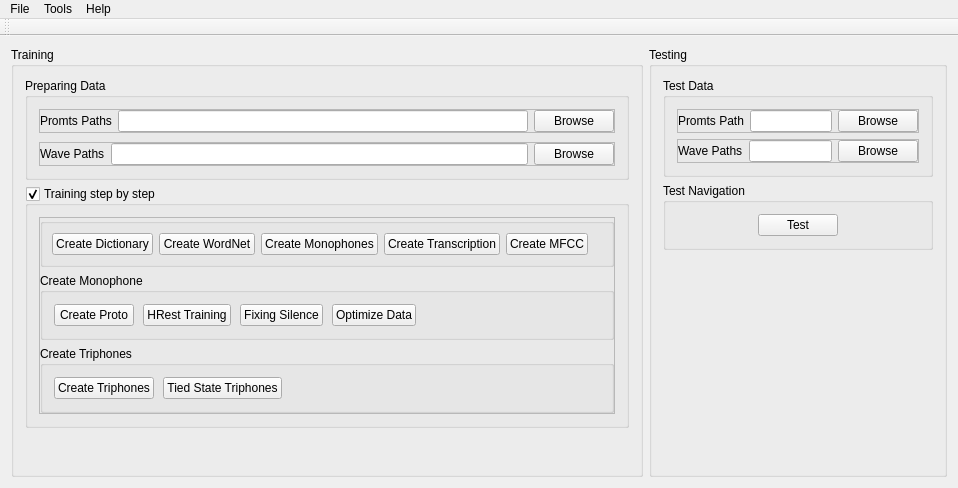
<?xml version="1.0" encoding="UTF-8"?>
<ui version="4.0">
 <class>SpeechRecognition</class>
 <widget class="QMainWindow" name="SpeechRecognition">
  <property name="geometry">
   <rect>
    <x>0</x>
    <y>0</y>
    <width>958</width>
    <height>488</height>
   </rect>
  </property>
  <property name="windowTitle">
   <string>Speech Recognition</string>
  </property>
  <property name="windowIcon">
   <iconset resource="speech_res.qrc">
    <normaloff>:/speech/images/chat.png</normaloff>:/speech/images/chat.png</iconset>
  </property>
  <widget class="QWidget" name="centralWidget">
   <layout class="QHBoxLayout" name="horizontalLayout">
    <item>
     <widget class="QGroupBox" name="groupBoxTraining">
      <property name="title">
       <string>Training</string>
      </property>
      <layout class="QVBoxLayout" name="verticalLayout">
       <item>
        <widget class="QGroupBox" name="groupBox">
         <property name="title">
          <string>Preparing Data</string>
         </property>
         <layout class="QVBoxLayout" name="verticalLayout_2">
          <property name="spacing">
           <number>9</number>
          </property>
          <item>
           <widget class="QFrame" name="frame">
            <property name="frameShape">
             <enum>QFrame::StyledPanel</enum>
            </property>
            <property name="frameShadow">
             <enum>QFrame::Raised</enum>
            </property>
            <layout class="QHBoxLayout" name="horizontalLayout_2">
             <property name="leftMargin">
              <number>0</number>
             </property>
             <property name="topMargin">
              <number>0</number>
             </property>
             <property name="rightMargin">
              <number>0</number>
             </property>
             <property name="bottomMargin">
              <number>0</number>
             </property>
             <item>
              <widget class="QLabel" name="lblPromtPath">
               <property name="text">
                <string>Promts Paths</string>
               </property>
              </widget>
             </item>
             <item>
              <widget class="QLineEdit" name="txtPromtPath">
               <property name="sizePolicy">
                <sizepolicy hsizetype="Expanding" vsizetype="Fixed">
                 <horstretch>0</horstretch>
                 <verstretch>0</verstretch>
                </sizepolicy>
               </property>
               <property name="readOnly">
                <bool>true</bool>
               </property>
              </widget>
             </item>
             <item>
              <widget class="QPushButton" name="btnPromtBrowse">
               <property name="text">
                <string>Browse</string>
               </property>
              </widget>
             </item>
            </layout>
           </widget>
          </item>
          <item>
           <widget class="QFrame" name="frame_3">
            <property name="frameShape">
             <enum>QFrame::StyledPanel</enum>
            </property>
            <property name="frameShadow">
             <enum>QFrame::Raised</enum>
            </property>
            <layout class="QHBoxLayout" name="horizontalLayout_4">
             <property name="leftMargin">
              <number>0</number>
             </property>
             <property name="topMargin">
              <number>0</number>
             </property>
             <property name="rightMargin">
              <number>0</number>
             </property>
             <property name="bottomMargin">
              <number>0</number>
             </property>
             <item>
              <widget class="QLabel" name="lblWavePath">
               <property name="frameShape">
                <enum>QFrame::NoFrame</enum>
               </property>
               <property name="text">
                <string>Wave Paths</string>
               </property>
              </widget>
             </item>
             <item>
              <widget class="QLineEdit" name="txtWavePath">
               <property name="readOnly">
                <bool>true</bool>
               </property>
              </widget>
             </item>
             <item>
              <widget class="QPushButton" name="btnWaveBrowse">
               <property name="text">
                <string>Browse</string>
               </property>
              </widget>
             </item>
            </layout>
           </widget>
          </item>
         </layout>
        </widget>
       </item>
       <item>
        <widget class="QGroupBox" name="groupBoxTrainingStep">
         <property name="title">
          <string>Training step by step</string>
         </property>
         <property name="flat">
          <bool>true</bool>
         </property>
         <property name="checkable">
          <bool>true</bool>
         </property>
         <layout class="QVBoxLayout" name="verticalLayout_6">
          <item>
           <widget class="QFrame" name="frameTraining">
            <property name="frameShape">
             <enum>QFrame::StyledPanel</enum>
            </property>
            <property name="frameShadow">
             <enum>QFrame::Raised</enum>
            </property>
            <layout class="QVBoxLayout" name="verticalLayout_4">
             <property name="leftMargin">
              <number>0</number>
             </property>
             <property name="topMargin">
              <number>0</number>
             </property>
             <property name="rightMargin">
              <number>0</number>
             </property>
             <property name="bottomMargin">
              <number>0</number>
             </property>
             <item>
              <widget class="QGroupBox" name="groupBox_2">
               <layout class="QHBoxLayout" name="horizontalLayout_3">
                <property name="leftMargin">
                 <number>9</number>
                </property>
                <property name="topMargin">
                 <number>9</number>
                </property>
                <property name="rightMargin">
                 <number>9</number>
                </property>
                <property name="bottomMargin">
                 <number>9</number>
                </property>
                <item>
                 <widget class="QPushButton" name="btnCreateDictionary">
                  <property name="text">
                   <string>Create Dictionary</string>
                  </property>
                 </widget>
                </item>
                <item>
                 <widget class="QPushButton" name="btnCreateWordNet">
                  <property name="text">
                   <string>Create WordNet</string>
                  </property>
                 </widget>
                </item>
                <item>
                 <widget class="QPushButton" name="btnCreateMonophone">
                  <property name="text">
                   <string>Create Monophones</string>
                  </property>
                 </widget>
                </item>
                <item>
                 <widget class="QPushButton" name="btnCreateTranscription">
                  <property name="text">
                   <string>Create Transcription</string>
                  </property>
                 </widget>
                </item>
                <item>
                 <widget class="QPushButton" name="btnCreateMFCC">
                  <property name="text">
                   <string>Create MFCC</string>
                  </property>
                 </widget>
                </item>
                <item>
                 <spacer name="horizontalSpacer_6">
                  <property name="orientation">
                   <enum>Qt::Horizontal</enum>
                  </property>
                  <property name="sizeHint" stdset="0">
                   <size>
                    <width>40</width>
                    <height>20</height>
                   </size>
                  </property>
                 </spacer>
                </item>
               </layout>
              </widget>
             </item>
             <item>
              <widget class="QGroupBox" name="groupBox_3">
               <property name="title">
                <string>Create Monophone</string>
               </property>
               <layout class="QHBoxLayout" name="horizontalLayout_7">
                <property name="spacing">
                 <number>9</number>
                </property>
                <item>
                 <widget class="QPushButton" name="btnCreateProto">
                  <property name="text">
                   <string>Create Proto</string>
                  </property>
                 </widget>
                </item>
                <item>
                 <widget class="QPushButton" name="btnHRest">
                  <property name="text">
                   <string>HRest Training</string>
                  </property>
                 </widget>
                </item>
                <item>
                 <widget class="QPushButton" name="btnFixingSilence">
                  <property name="text">
                   <string>Fixing Silence</string>
                  </property>
                 </widget>
                </item>
                <item>
                 <widget class="QPushButton" name="btnOptimizeData">
                  <property name="text">
                   <string>Optimize Data</string>
                  </property>
                 </widget>
                </item>
                <item>
                 <spacer name="horizontalSpacer_4">
                  <property name="orientation">
                   <enum>Qt::Horizontal</enum>
                  </property>
                  <property name="sizeHint" stdset="0">
                   <size>
                    <width>40</width>
                    <height>20</height>
                   </size>
                  </property>
                 </spacer>
                </item>
               </layout>
              </widget>
             </item>
             <item>
              <widget class="QGroupBox" name="groupBox_2">
               <property name="title">
                <string>Create Triphones</string>
               </property>
               <layout class="QHBoxLayout" name="horizontalLayout_9">
                <property name="spacing">
                 <number>9</number>
                </property>
                <item>
                 <widget class="QPushButton" name="btnCreateTriphones">
                  <property name="text">
                   <string>Create Triphones</string>
                  </property>
                 </widget>
                </item>
                <item>
                 <widget class="QPushButton" name="btnTiedTriphones">
                  <property name="text">
                   <string>Tied State Triphones</string>
                  </property>
                 </widget>
                </item>
                <item>
                 <spacer name="horizontalSpacer">
                  <property name="orientation">
                   <enum>Qt::Horizontal</enum>
                  </property>
                  <property name="sizeHint" stdset="0">
                   <size>
                    <width>40</width>
                    <height>20</height>
                   </size>
                  </property>
                 </spacer>
                </item>
               </layout>
              </widget>
             </item>
            </layout>
           </widget>
          </item>
         </layout>
        </widget>
       </item>
       <item>
        <spacer name="verticalSpacer">
         <property name="orientation">
          <enum>Qt::Vertical</enum>
         </property>
         <property name="sizeHint" stdset="0">
          <size>
           <width>20</width>
           <height>40</height>
          </size>
         </property>
        </spacer>
       </item>
      </layout>
     </widget>
    </item>
    <item>
     <widget class="QGroupBox" name="groupBoxTest">
      <property name="title">
       <string>Testing</string>
      </property>
      <layout class="QVBoxLayout" name="verticalLayout_3">
       <item>
        <widget class="QGroupBox" name="groupBox_4">
         <property name="title">
          <string>Test Data</string>
         </property>
         <layout class="QVBoxLayout" name="verticalLayout_8">
          <item>
           <widget class="QFrame" name="frame_2">
            <property name="frameShape">
             <enum>QFrame::StyledPanel</enum>
            </property>
            <property name="frameShadow">
             <enum>QFrame::Raised</enum>
            </property>
            <layout class="QHBoxLayout" name="horizontalLayout_6">
             <property name="leftMargin">
              <number>0</number>
             </property>
             <property name="topMargin">
              <number>0</number>
             </property>
             <property name="rightMargin">
              <number>0</number>
             </property>
             <property name="bottomMargin">
              <number>0</number>
             </property>
             <item>
              <widget class="QLabel" name="lblPromtTest">
               <property name="text">
                <string>Promts Path</string>
               </property>
              </widget>
             </item>
             <item>
              <widget class="QLineEdit" name="txtPromtTest">
               <property name="readOnly">
                <bool>true</bool>
               </property>
              </widget>
             </item>
             <item>
              <widget class="QPushButton" name="btnPromtTest">
               <property name="text">
                <string>Browse</string>
               </property>
              </widget>
             </item>
            </layout>
           </widget>
          </item>
          <item>
           <widget class="QFrame" name="frame_4">
            <property name="frameShape">
             <enum>QFrame::StyledPanel</enum>
            </property>
            <property name="frameShadow">
             <enum>QFrame::Raised</enum>
            </property>
            <layout class="QHBoxLayout" name="horizontalLayout_5">
             <property name="leftMargin">
              <number>0</number>
             </property>
             <property name="topMargin">
              <number>0</number>
             </property>
             <property name="rightMargin">
              <number>0</number>
             </property>
             <property name="bottomMargin">
              <number>0</number>
             </property>
             <item>
              <widget class="QLabel" name="lblWaveTest">
               <property name="frameShape">
                <enum>QFrame::NoFrame</enum>
               </property>
               <property name="text">
                <string>Wave Paths</string>
               </property>
              </widget>
             </item>
             <item>
              <widget class="QLineEdit" name="txtWaveTest">
               <property name="readOnly">
                <bool>true</bool>
               </property>
              </widget>
             </item>
             <item>
              <widget class="QPushButton" name="btnWaveTest">
               <property name="text">
                <string>Browse</string>
               </property>
              </widget>
             </item>
            </layout>
           </widget>
          </item>
         </layout>
        </widget>
       </item>
       <item>
        <widget class="QGroupBox" name="groupBox_5">
         <property name="title">
          <string>Test Navigation</string>
         </property>
         <layout class="QHBoxLayout" name="horizontalLayout_8">
          <item>
           <spacer name="horizontalSpacer_7">
            <property name="orientation">
             <enum>Qt::Horizontal</enum>
            </property>
            <property name="sizeHint" stdset="0">
             <size>
              <width>40</width>
              <height>20</height>
             </size>
            </property>
           </spacer>
          </item>
          <item>
           <widget class="QPushButton" name="btnTest">
            <property name="text">
             <string>Test</string>
            </property>
           </widget>
          </item>
          <item>
           <spacer name="horizontalSpacer_8">
            <property name="orientation">
             <enum>Qt::Horizontal</enum>
            </property>
            <property name="sizeHint" stdset="0">
             <size>
              <width>40</width>
              <height>20</height>
             </size>
            </property>
           </spacer>
          </item>
         </layout>
        </widget>
       </item>
       <item>
        <spacer name="verticalSpacer_2">
         <property name="orientation">
          <enum>Qt::Vertical</enum>
         </property>
         <property name="sizeHint" stdset="0">
          <size>
           <width>20</width>
           <height>40</height>
          </size>
         </property>
        </spacer>
       </item>
      </layout>
     </widget>
    </item>
   </layout>
  </widget>
  <widget class="QMenuBar" name="menuBar">
   <property name="geometry">
    <rect>
     <x>0</x>
     <y>0</y>
     <width>958</width>
     <height>21</height>
    </rect>
   </property>
   <widget class="QMenu" name="menuTools">
    <property name="title">
     <string>Tools</string>
    </property>
    <addaction name="actionConvert_Typing"/>
   </widget>
   <widget class="QMenu" name="menuHelp">
    <property name="title">
     <string>Help</string>
    </property>
    <addaction name="actionAbout"/>
   </widget>
   <widget class="QMenu" name="menuFile">
    <property name="title">
     <string>File</string>
    </property>
    <addaction name="actionQuit"/>
   </widget>
   <addaction name="menuFile"/>
   <addaction name="menuTools"/>
   <addaction name="menuHelp"/>
  </widget>
  <widget class="QToolBar" name="toolBar">
   <property name="windowTitle">
    <string>toolBar</string>
   </property>
   <attribute name="toolBarArea">
    <enum>TopToolBarArea</enum>
   </attribute>
   <attribute name="toolBarBreak">
    <bool>false</bool>
   </attribute>
  </widget>
  <action name="actionConvert_Typing">
   <property name="icon">
    <iconset resource="speech_res.qrc">
     <normaloff>:/speech/images/shuffle.png</normaloff>:/speech/images/shuffle.png</iconset>
   </property>
   <property name="text">
    <string>Convert Typing</string>
   </property>
  </action>
  <action name="actionAbout">
   <property name="icon">
    <iconset resource="speech_res.qrc">
     <normaloff>:/speech/images/info.png</normaloff>:/speech/images/info.png</iconset>
   </property>
   <property name="text">
    <string>About</string>
   </property>
  </action>
  <action name="actionQuit">
   <property name="icon">
    <iconset resource="speech_res.qrc">
     <normaloff>:/speech/images/system-shutdown.svg</normaloff>:/speech/images/system-shutdown.svg</iconset>
   </property>
   <property name="text">
    <string>Quit</string>
   </property>
  </action>
 </widget>
 <layoutdefault spacing="6" margin="11"/>
 <resources>
  <include location="speech_res.qrc"/>
 </resources>
 <connections/>
</ui>
